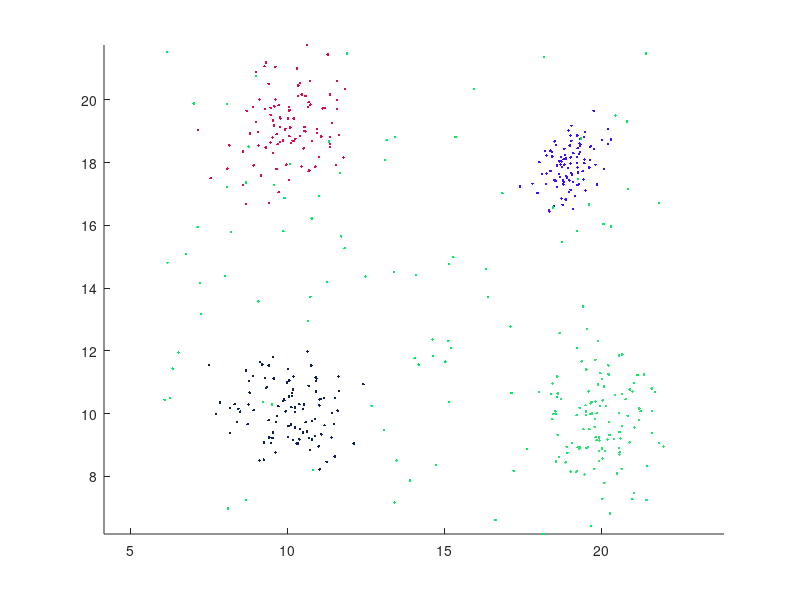

MATLAB code to generate this figure: (Note: this script raises an error after producing the figure.)
% This file is for the first requirement of exercise 6.
l = 2;  % The dimension of the data vectors
N = 100;  % The number of data vectors
% This will be the theta input into the algorithm
theta = [0, 20, 0, 20; 0, 0, 20, 20];

randn('seed',0)
m = [10 10; 20 10; 10 19; 19 18]; % The distribution means of the clusters
S(:,:,1)=eye(2);
S(:,:,2)=[1.0 .2; .2 1.5];
S(:,:,3)=[1.0 .4; .4 1.1];
S(:,:,4)=[.3 .2; .2 .5];
n_points=N*ones(1,5);
noise=rand(2,100)*16+6;
X=[];

figure(1), hold on
for i=1:4
    X=[X; mvnrnd(m(i,:),S(:,:,i),n_points(i))];
end
X=X';
X=[X, noise];

% Plotting the way the data should be.
for i=1:5 
    figure(1), plot(X(1,(i-1)*100+1:i*100),X(2,(i-1)*100+1:i*100),'.', 'Color', rand(1, 3))
end
figure(1), axis equal

% run the algorithm
[theta,bel,J]=k_harm(X,theta);

% Plot the clusters
figure(2), hold on
figure(2), plot(X(1,bel==1),X(2,bel==1),'r.',...
X(1,bel==2),X(2,bel==2),'g*',X(1,bel==3),X(2,bel==3),'bo',...
X(1,bel==4),X(2,bel==4),'cx',X(1,bel==5),X(2,bel==5),'md',...
X(1,bel==6),X(2,bel==6),'yp',X(1,bel==7),X(2,bel==7),'ks')
figure(2), plot(theta(1,:),theta(2,:),'k+')
figure(2), axis equal

